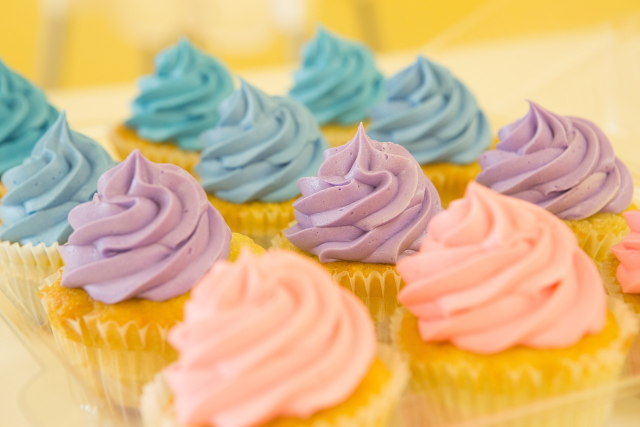
#> input picture Practice/Photo_to_Picture/cake.jpg, 1280 x 853 px (shown at 1/2 size)
$ python main24-4.py
#> lines starting #> are read from the running program, lines starting #| are printed output that depends on the picture
import numpy as np
import cv2

ff=np.fromfile(r'Practice\Photo_to_Picture\cake.jpg', np.uint8 )
img =cv2.imdecode(ff, 1)
#> img is the input picture: shape (853, 1280, 3); mean B, G, R 136, 183.4, 216.2
img =cv2.resize(img, dsize=(0,0), fx=0.5,fy=0.5, interpolation=cv2.INTER_LINEAR)
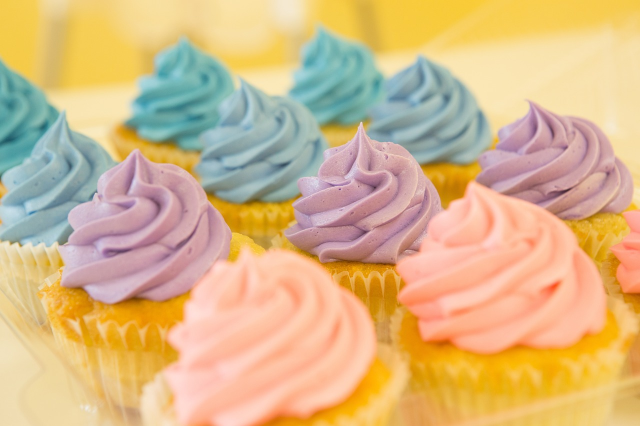
#> img: shape (426, 640, 3); mean B, G, R 136.1, 183.5, 216.3
cartoon_img = cv2.stylization(img, sigma_s=100, sigma_r=0.1)
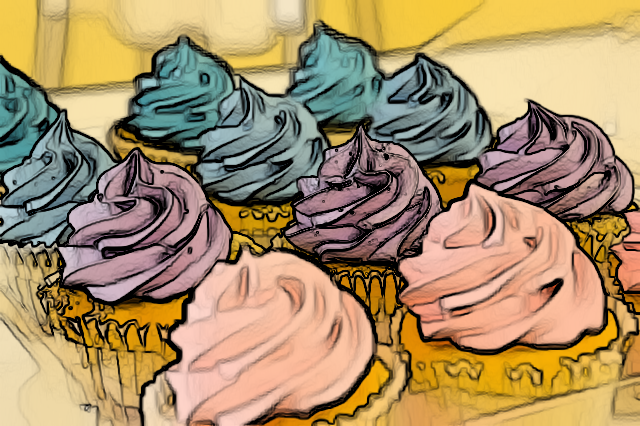
#> cartoon_img: shape (426, 640, 3); mean B, G, R 104.6, 142.9, 168.4
cv2.imshow('cartoon view', cartoon_img)
cv2.waitKey(0)
cv2.destroyAllWindows()
